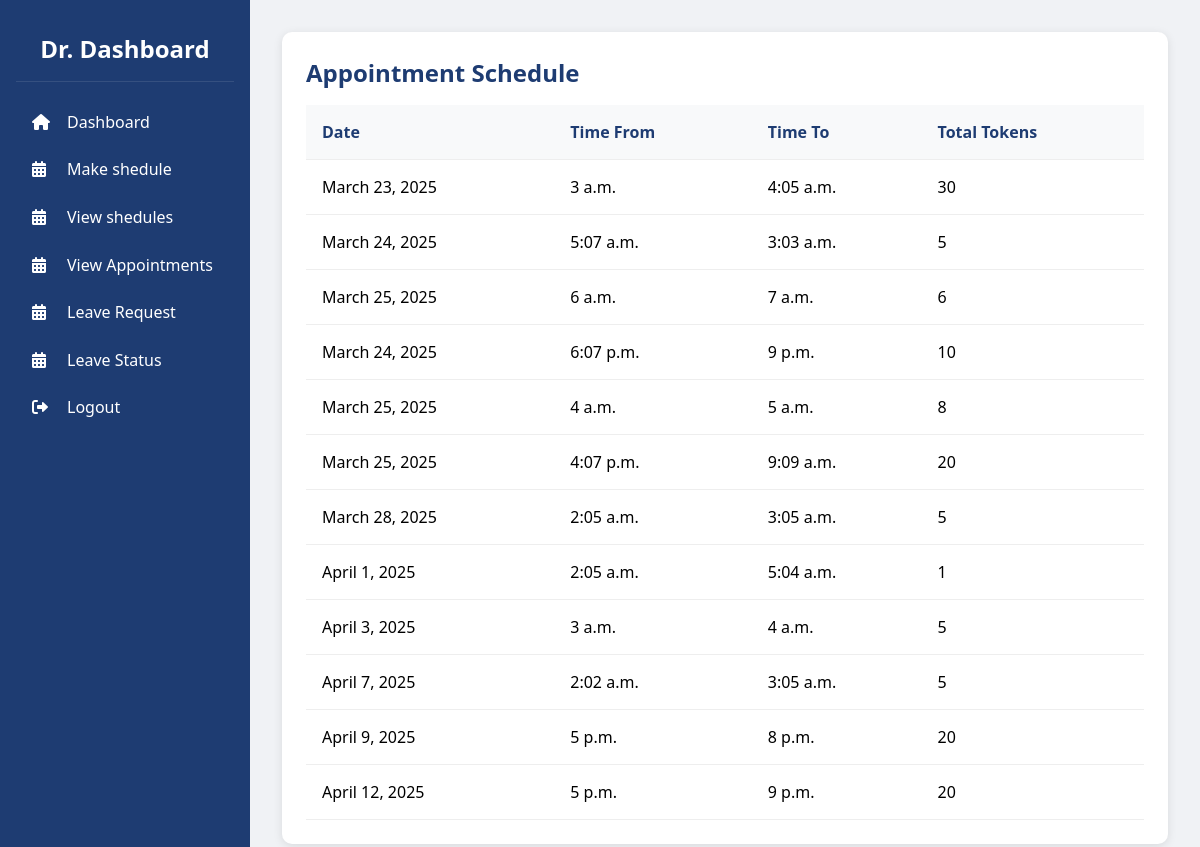
The page /doctor/viewshedules (signed in) on the database its author committed.
### doctor/models.py (models this page shows)
class Sheduler(models.Model):
    userid = models.ForeignKey(user, on_delete=models.CASCADE)
    date_she = models.DateField()
    time_from = models.TimeField()
    time_to = models.TimeField()
    no_tokens = models.IntegerField()

### doctor/views.py (the view)
# urls.py: path('doctor/viewshedules', views.view_shedules,name='view_shedules'),
def view_shedules(request):
    user_id = request.session.get('user_id')  # Get user ID from session
    schedules = Sheduler.objects.filter(userid=user_id)  # Filter schedules by user ID
    return render(request, 'appointment-table.html', {'schedules': schedules})

### patient/templates/appointment-table.html (shortened to what this page needs)
<!DOCTYPE html>
<html lang="en">
<head>
    <link rel="stylesheet" href="https://cdnjs.cloudflare.com/ajax/libs/font-awesome/6.0.0/css/all.min.css">
</head>
<body>
    <aside class="sidebar">
        <div class="sidebar-header">
            <h2>Dr. Dashboard</h2>
        </div>
        <ul class="sidebar-menu">
            <li><a href="{% url 'doctordash' %}"><i class="fas fa-home"></i>Dashboard</a></li>
            <li><a href="{% url 'shedulerdoctor' %}"><i class="fas fa-calendar-alt"></i>Make shedule</a></li>
            <li><a href="{% url 'view_shedules' %}"><i class="fas fa-calendar-alt"></i>View shedules</a></li>
            <li><a href="{% url 'doctor_appointments' %}"><i class="fas fa-calendar-alt"></i>View Appointments</a></li>
            <li><a href="{% url 'leave' %}"><i class="fas fa-calendar-alt"></i>Leave Request</a></li>
            <li><a href="{% url 'leave_status' %}"><i class="fas fa-calendar-alt"></i>Leave Status</a></li>
            <li><a href="{% url 'logout_view' %}"><i class="fas fa-sign-out-alt"></i>Logout</a></li>
        </ul>
    </aside>
    <main class="main-content">
        <div class="appointment-list">
            <h2>Appointment Schedule</h2>
            <table>
                <thead>
                    <tr>
                        <th>Date</th>
                        <th>Time From</th>
                        <th>Time To</th>
                        <th>Total Tokens</th>
                    </tr>
                </thead>
                <tbody>
                    {% for schedule in schedules %}
                    <tr>
                        <td>{{ schedule.date_she }}</td>
                        <td>{{ schedule.time_from }}</td>
                        <td>{{ schedule.time_to }}</td>
                        <td>{{ schedule.no_tokens }}</td>
                    </tr>
                    {% empty %}
                    <tr>
                        <td colspan="6">No schedules available.</td>
                    </tr>
                    {% endfor %}
                </tbody>
            </table>
        </div>
    </main>
</body>
</html>

### patient/templates/appointment-table.html (style rules this page uses)
* { margin: 0; padding: 0; box-sizing: border-box; font-family: 'Segoe UI', Tahoma, Geneva, Verdana, sans-serif; }
body { display: flex; min-height: 100vh; background: #f0f2f5; }
.sidebar { width: 250px; background: #1e3c72; color: white; padding: 1rem; }
.sidebar-header { padding: 1rem; text-align: center; border-bottom: 1px solid rgba(255,255,255,0.1); margin-bottom: 1rem; }
.sidebar-menu { list-style: none; }
.sidebar-menu a { color: white; text-decoration: none; padding: 0.8rem 1rem; display: block; border-radius: 5px; transition: background 0.3s; }
.sidebar-menu i { width: 25px; margin-right: 10px; }
.main-content { flex: 1; padding: 2rem; background: #f0f2f5; }
.appointment-list { background: white; padding: 1.5rem; border-radius: 10px; box-shadow: 0 2px 10px rgba(0,0,0,0.1); }
.appointment-list h2 { color: #1e3c72; margin-bottom: 1rem; }
table { width: 100%; border-collapse: collapse; }
th, td { padding: 1rem; text-align: left; border-bottom: 1px solid #eee; }
th { background: #f8f9fa; color: #1e3c72; }

### rows shown on the page
Sheduler: date_she "March 23, 2025", time_from "3 a.m.", time_to "4:05 a.m.", no_tokens "30"
Sheduler: date_she "March 24, 2025", time_from "5:07 a.m.", time_to "3:03 a.m.", no_tokens "5"
Sheduler: date_she "March 25, 2025", time_from "6 a.m.", time_to "7 a.m.", no_tokens "6"
Sheduler: date_she "March 24, 2025", time_from "6:07 p.m.", time_to "9 p.m.", no_tokens "10"
Sheduler: date_she "March 25, 2025", time_from "4 a.m.", time_to "5 a.m.", no_tokens "8"
Sheduler: date_she "March 25, 2025", time_from "4:07 p.m.", time_to "9:09 a.m.", no_tokens "20"
Sheduler: date_she "March 28, 2025", time_from "2:05 a.m.", time_to "3:05 a.m.", no_tokens "5"
Sheduler: date_she "April 1, 2025", time_from "2:05 a.m.", time_to "5:04 a.m.", no_tokens "1"
Sheduler: date_she "April 3, 2025", time_from "3 a.m.", time_to "4 a.m.", no_tokens "5"
Sheduler: date_she "April 7, 2025", time_from "2:02 a.m.", time_to "3:05 a.m.", no_tokens "5"
Sheduler: date_she "April 9, 2025", time_from "5 p.m.", time_to "8 p.m.", no_tokens "20"
Sheduler: date_she "April 12, 2025", time_from "5 p.m.", time_to "9 p.m.", no_tokens "20"
